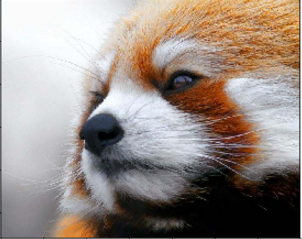
#> input picture img/cat.png, 302 x 239 px
$ python numpy_test.py
#> lines starting #> are read from the running program, lines starting #| are printed output that depends on the picture; after the words box and inside, x2 and y2 are one past the last pixel; in counts of white or black regions, pixels touching at a corner belong together
#> further down, img is the input picture: PIL image 302x239 RGB; mean R, G, B 152.4, 141, 134
#| (239, 302, 3)
import numpy as np
import pandas as pd
import cv2
import matplotlib.pyplot as plt
from PIL import Image


# 将图像转换为灰度图
# 灰度图转换（ITU-R 601-2亮度变换）：
# L = R * 299 / 1000 + G * 587 / 1000 + B * 114 / 1000

def get_color_channels(img):
    img = img.copy()
    channels_num = len(img.shape)
#> channels_num = 3
    result = []
    # split函数表示将一个数组从左到右按顺序切分
    # 为什么切分图片时numpy spilt中axis参数为2?
    channels = np.split(img, channels_num, axis=2)
#> channels = 3 items
    for i in channels:
        result.append(i.sum(axis=2))
#> this loop made 3 passes
#> after the loop, result = 3 items
    # 或者 return img[:,:,0],img[:,:,1],img[:,:,2] 即可
    return result

# 读取图片
img = Image.open('img/cat.png')
img = np.array(img)
# imshow 将载入的图片显示出来 plt.imshow()函数负责对图像进行处理，并显示其格式，但是不能显示。
plt.imshow(img)
plt.show()

cv2.imshow('img',img)
cv2.waitKey(0)
cv2.destroyAllWindows()

# 查看图片通道
print(img.shape)

# 通道分离
R,G,B = get_color_channels(img)
print(R.shape)
#| (239, 302)
'''
# 生成一个白色图片，每个像素都是1.0
w = np.ones((500,500,3))
plt.imshow(w)
plt.show()

# 生成一个黑色图片，像素都是0
w1 = np.zeros(shape=(500,500,3),dtype=np.uint8)
plt.imshow(w1)
plt.show()

# 自定义颜色图片
w2 = np.full(shape=(500,500,3),fill_value=125, dtype=np.uint8)
w2[:] = [0,238,225]
plt.imshow(w2)
plt.show()

'''
# 转换为灰度图像
# imshow函数的参数 cmap将标量数据映射到色彩图 ？？？
L = R * 299/1000 + G * 587/1000 + B * 114/1000
plt.imshow(L,cmap="gray")
plt.show()

# 方法2 点积
# temp = np.array([0.299,0.587,0.114])
# plt.imshow(img@temp,cmap="gray")
# plt.show()

# 转置
plt.imshow(L.T,cmap="gray")
plt.show()

# 提取出三个通道的彩图
B_img = img.copy()
print(B_img.shape)
#| (239, 302, 3)
B_img[:,:,[0,1]] = 0
print(B_img.shape)
#| (239, 302, 3)

R_img = img.copy()
R_img[:,:,[0,2]] = 0

G_img = img.copy()
G_img[:,:,[1,2]] = 0

# 将元组分解成为fig和ax两个变量
fig,ax = plt.subplots(2,2)
ax[0,0].imshow(img)
ax[1,1].imshow(R_img)
ax[1,0].imshow(G_img)
ax[0,1].imshow(B_img)
# 指定图片输出的尺寸
fig.set_size_inches(15,15)
# tight_layout会自动调整子图参数，使之填充整个图像区域
plt.tight_layout()
plt.show()

# 图像扩展 axis 0 为列，1为行
t1 = np.concatenate((img,img,img),axis=1)
t2 = np.concatenate((t1,t1),axis=0)
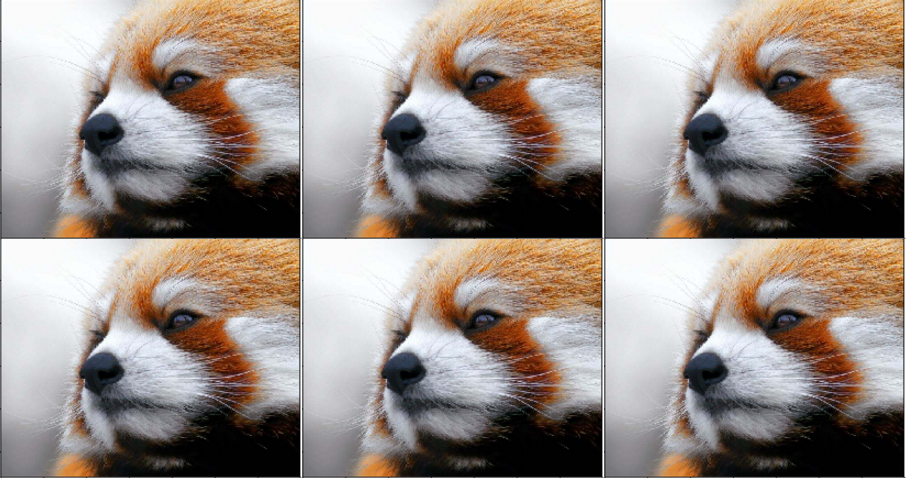
#> t2: shape (478, 906, 3); mean R, G, B 152.4, 141, 134
plt.imshow(t2)
plt.show()

#水平镜像
m_img = img[::-1]
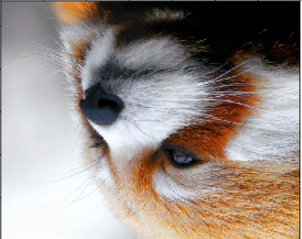
#> m_img: shape (239, 302, 3); mean R, G, B 152.4, 141, 134
plt.imshow(m_img)
plt.show()

# 水平翻转
m_img_y = img[:,::-1]
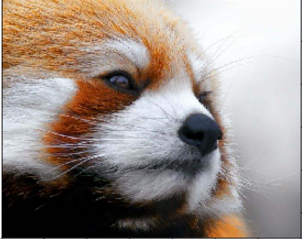
#> m_img_y: shape (239, 302, 3); mean R, G, B 152.4, 141, 134
plt.imshow(m_img_y)
plt.show()

# 互换xy坐标
plt.imshow(img.transpose(1,0,2))
plt.show()
plt.imshow(img.transpose(1,0,2)[::-1])
plt.show()
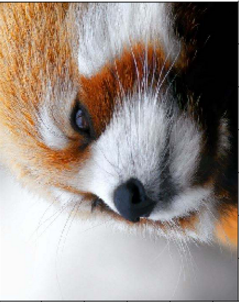
#> shown: shape (302, 239, 3); mean R, G, B 152.4, 141, 134

# 添加马赛克
mask = np.random.randint(0,256,size=(100,100,3),dtype=np.uint8)
test = img.copy()
test[100:200,200:300] = mask
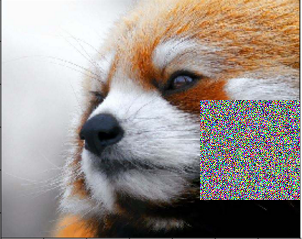
#> test: shape (239, 302, 3); 13.85% of pixels changed, all inside (x1, y1, x2, y2) = (200, 100, 300, 200)
plt.imshow(test)
plt.show()

# 随意打乱顺序
t = img.copy()
height = t.shape[0]
#> height = 239
li = np.split(t,range(100,height,30),axis=0)
#> li = 6 items
np.random.shuffle(li)
t = np.concatenate(li,axis=0)
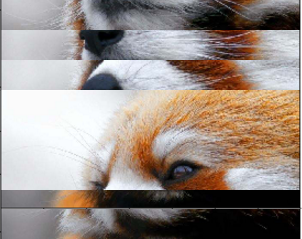
#> t: shape (239, 302, 3); mean of channels 0, 1, 2 152.4, 141, 134; drawn as R, G, B
plt.imshow(t)
plt.show()

# 交换通道
t1 = img.copy()
plt.imshow(t1[:,:,[2,0,1]])
plt.show()

# 交换通道
t2 = img.copy()
plt.imshow(t2[:,:,[2,1,0]])
plt.show()
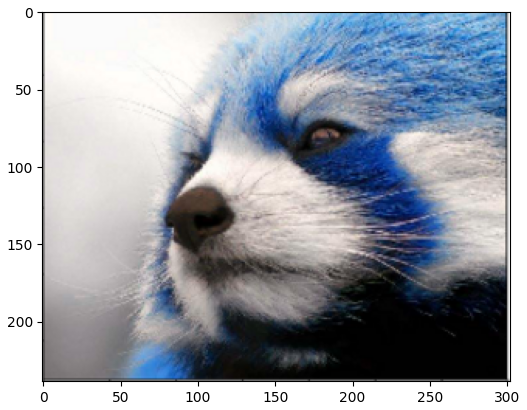
#> figure drawn by matplotlib, 1 panel; B, G, R data is drawn as R, G, B
